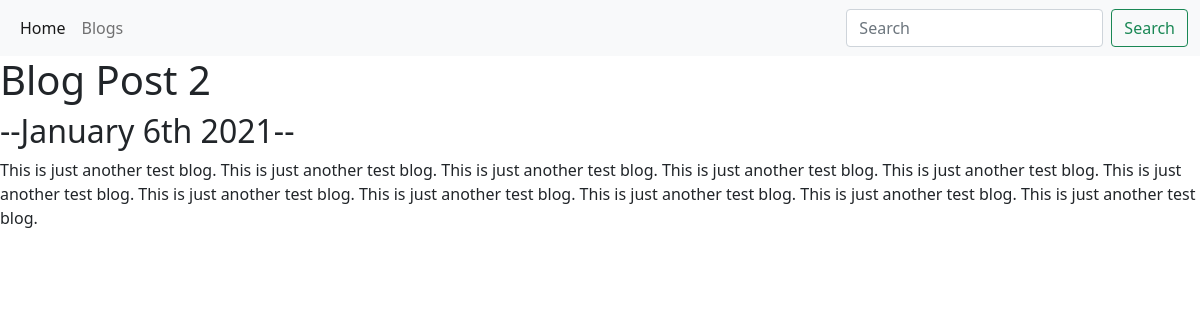
/blog/5/, run on the app's committed database.
### blog/models.py (models this page shows, shortened)
class Blog(models.Model):
  title = models.CharField(max_length=250)
  date = models.DateField(auto_now=False, auto_now_add=False)
  content = models.TextField(max_length=1000)
  image = models.ImageField(upload_to="blog/images/", blank=True)

### blog/views.py (the view)
# urls.py: path('<int:blog_id>/', views.detail, name='detail'),
def detail(request, blog_id):
  blog = get_object_or_404(Blog, pk=blog_id)
  return render(request, 'blog/detail.html', {"blog":blog})

### blog/templates/blog/detail.html
{% extends 'portofolio/base.html' %}
{% block content %}
  <h1>{{ blog.title }}</h1>
  <h2>--{{ blog.date|date:'F jS Y' }}--</h2>
  <p>{{ blog.content|safe }}</p>
{% endblock %}

### data on the page
Blog: title "Blog Post 2", date "January 6th 2021", content "This is just another test blog. This is just another test blog. This is just another test blog. This is just another test blog. This is just another test blog. This is just another test blog. This is just another test blog. This is just another test blog. This is just another test blog. This is just another test blog. This is just another test blog."
